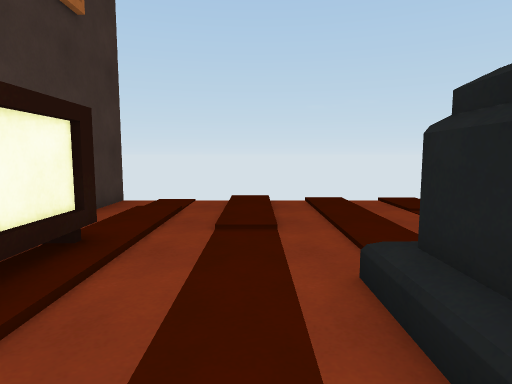
view 1 (above)

12 first-person views from a walk through a 3-D level made in the Unity game engine. The camera is 1.2 m above the floor, tilts 6° down and sees 75° across. The floor is counted in squares, 1 m on a side. Each view is taken from the middle of a square. On the plan, view 1 faces up. The plan holds only what a view shows up to about 14 squares ahead; the rest is blank. The place goes on beyond the plan. The player character is not drawn. Surface patterns are stand-ins for the level's own textures.

view 2
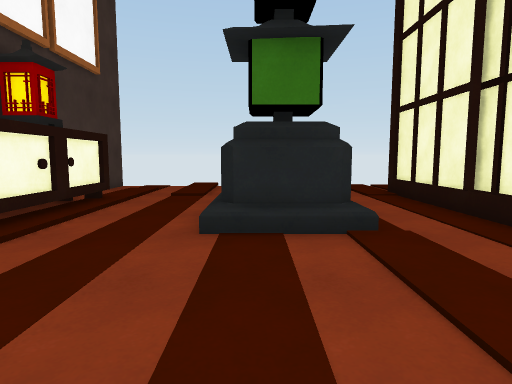

view 3
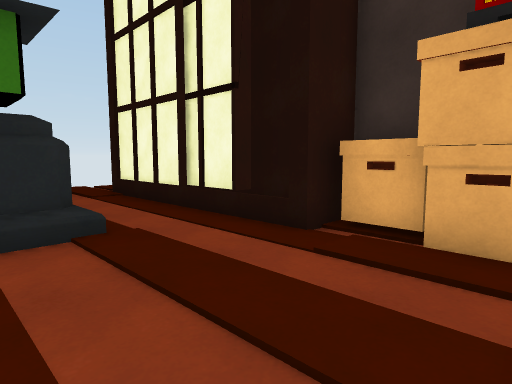

view 4
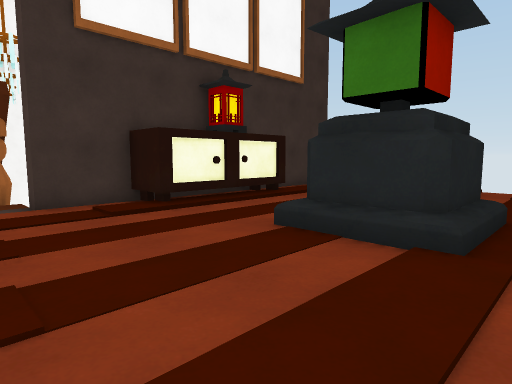

view 5
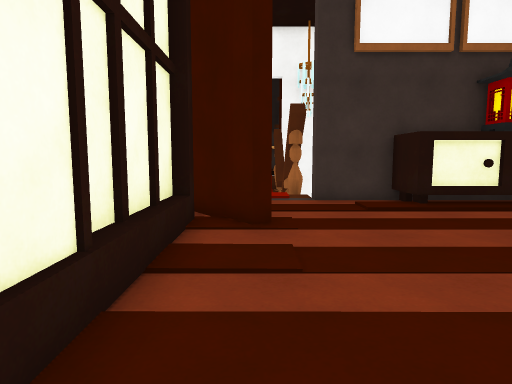

view 6
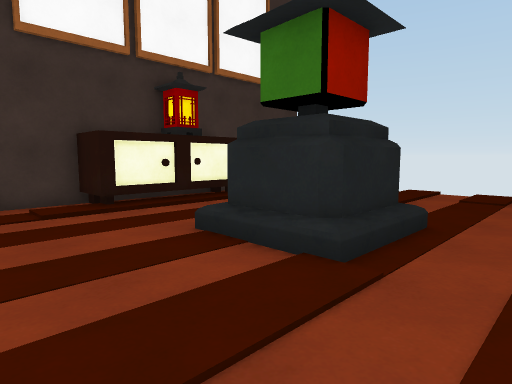

view 7
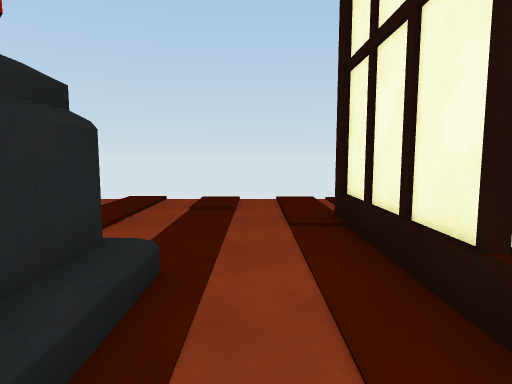

view 8
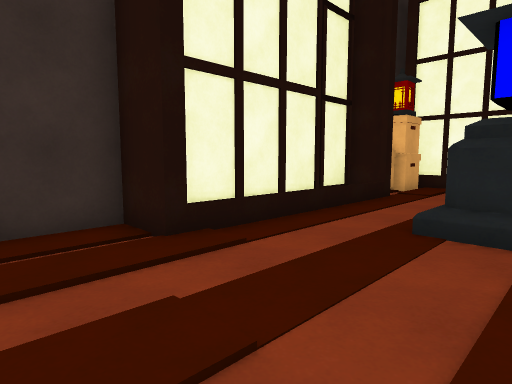

view 9
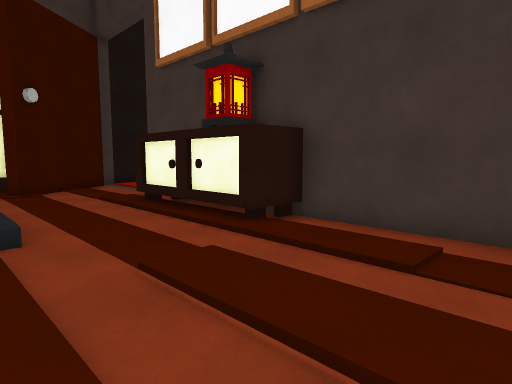

view 10
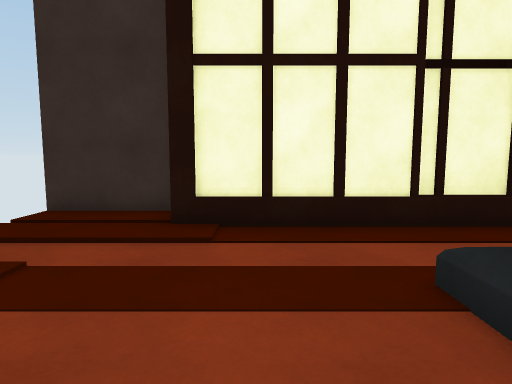

view 11
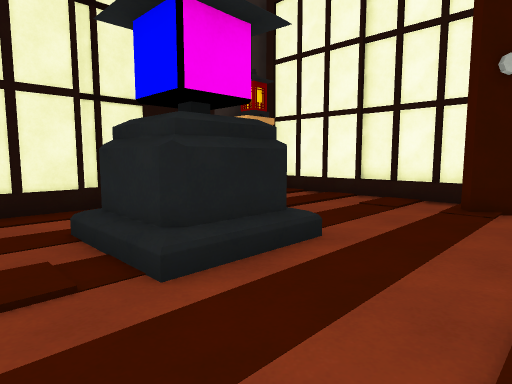

view 12
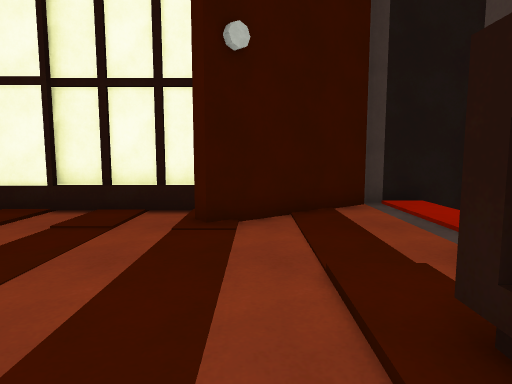

### Floor plan
Points are (right, up) in squares from view 1. A wall is a line through its corners. A room is listed if a view was taken in it or the views show most of it. See-through windows are left out.
Room 1 (views 1, 2, 3, 4, 5, 6, 7, 8, 9, 10, 11, 12)
walls: (1.6, 2.8) (3.5, 2.8) (3.5, 0.9) (1.6, 0.9) (1.6, 2.8); (2.7, 1.7) (2.4, 1.7) (2.4, 2); (3.7, 2.8) (3.7, 0.9); (-3.9, 4.6) (-2.2, 4.6) (-2.2, 0) (-3.8, 0) (-3.8, -2.3); (6.9, 0.4) (6.9, 2.5); (6.6, -1.7) (6.6, 6.4) (8, 6.4) (8, 9.5); (-3.8, 9.5) (-3.8, 4.2); (-0.1, -5.5) (3.5, -5.5); (7.3, -2.9) (7.3, -2.4); (-2, -5.1) (-0.1, -3.7) (0.1, -4.1); (3.4, -5.3) (7, -5.3); (7.1, -3.5) (7.1, -1.7); (6.6, -4.9) (6.6, -3.5)
low walls: (1.6, 3) (3.5, 3); (4, 2.9) (4, 0.5); (3.5, 0.7) (1.6, 0.7); (7.1, -4.4) (7.1, -3.9)
ways out: opening at (-2.5, -3.5)

Positions as (right, up) in squares from view 1, and headings:
1: (0, 0), facing up
2: (2, -5), facing up
3: (2, -5), facing up-right
4: (5, -4), facing up-left
5: (6, -4), facing left
6: (6, -3), facing up-left
7: (5, 0), facing up
8: (2, 9), facing down-right
9: (2, 9), facing down-left
10: (1, 5), facing right
11: (-2, 5), facing down-right
12: (-1, 2), facing down
